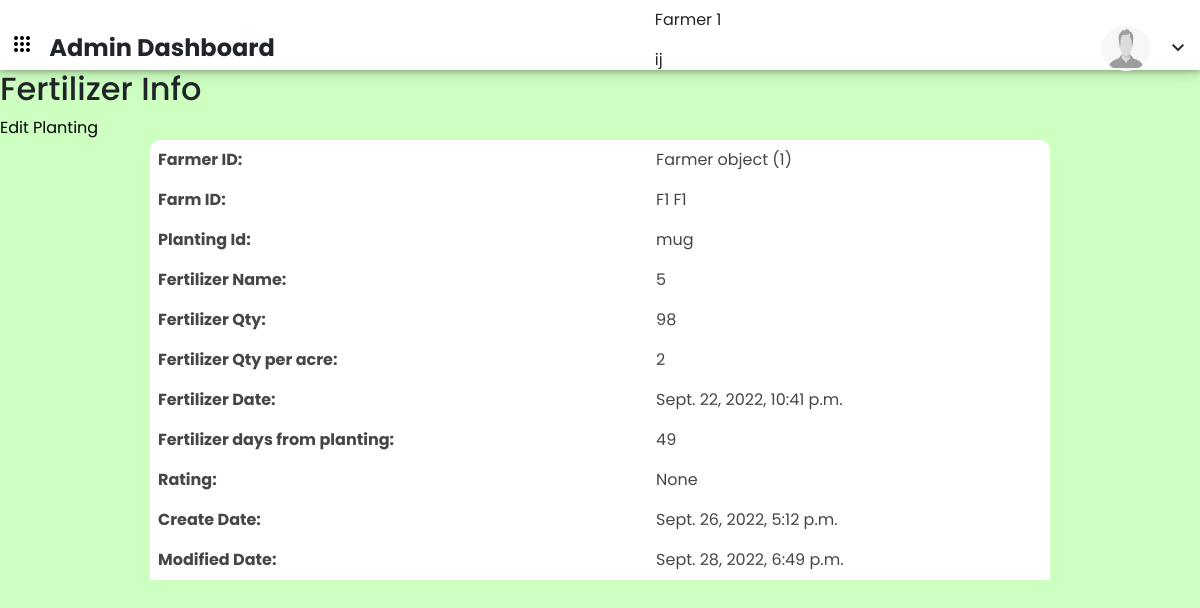
Before: /fertilizer_info/fertilizer_id=6 with the older database file.
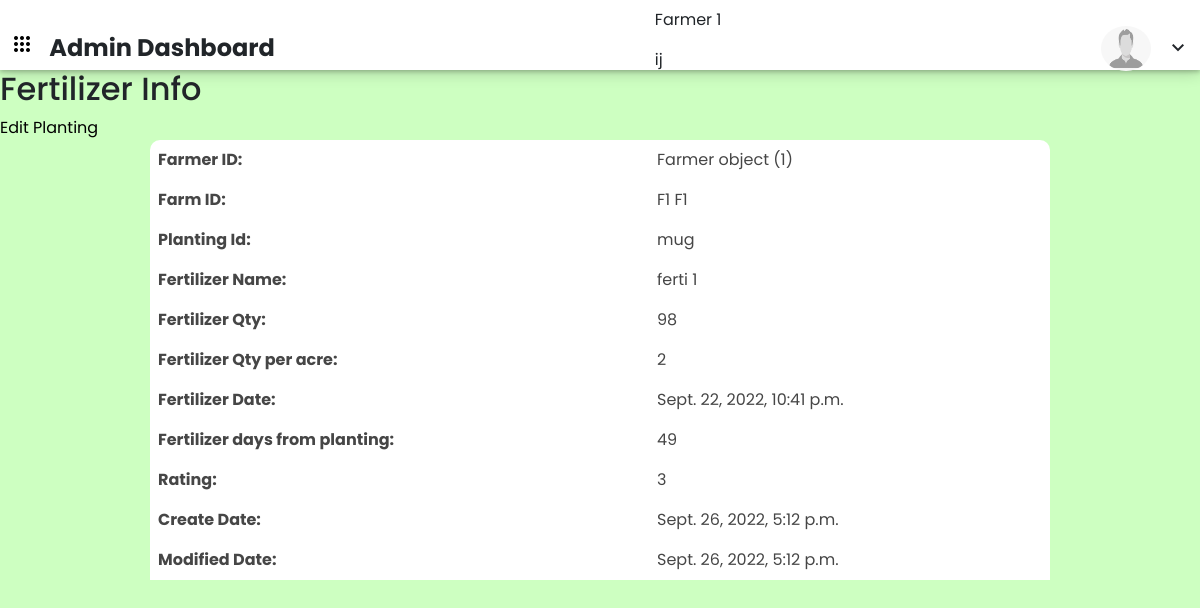
After: the same page with the newer database file.
### adminaccess/models.py (models this page shows)
class Fertilizer(models.Model):
    farmer_id = models.ForeignKey(Farmer, on_delete=models.CASCADE)
    farm_id = models.ForeignKey(Farm_info, on_delete=models.CASCADE)
    planting_id = models.ForeignKey(Planting, on_delete=models.CASCADE)
    fertilizer_name = models.CharField(max_length=50)
    fertilizer_qty = models.CharField(max_length=50,blank=True, null=True)
    fertilizer_qty_per_acre = models.CharField(max_length=50,blank=True, null=True)
    fertilizer_date = models.DateTimeField(blank=True, null=True)
    fertilizer_days_from_planting = models.IntegerField(default=0,blank=True, null=True)
    rating = models.IntegerField(blank=True, null=True)
    create_date = models.DateTimeField(auto_now_add=True,blank=True, null=True)
    modified_date = models.DateTimeField(auto_now=True,blank=True, null=True)

class Farmer(models.Model):
    name = models.CharField(max_length=50)
    phone_number = models.IntegerField()
    address = models.TextField()
    aadhar_number = models.IntegerField(blank=True, null=True)
    family_members = models.IntegerField(blank=True, null=True)
    family_occupation = models.CharField(max_length=50, blank=True, null=True)
    is_access = models.BooleanField(default=False)
    create_date = models.DateTimeField(auto_now_add=True)
    modified_date = models.DateTimeField(auto_now=True)

class Farm_info(models.Model):
    farmer_id = models.ForeignKey(Farmer, on_delete=models.CASCADE)
    farm_nick_name = models.CharField(max_length=50, blank=True, null=True)
    farm_space = models.IntegerField(default=0)
    geo_location = models.CharField(max_length=50, blank=True, null=True)
    farm_village = models.CharField(max_length=50, blank=True, null=True)
    khata_no = models.CharField(max_length=50, blank=True, null=True)
    who_caretaker = models.CharField(max_length=50, blank=True, null=True)
    caretaker = models.CharField(max_length=50, blank=True, null=True)
    caretaker_phone_number = models.IntegerField(blank=True, null=True)
    soil_type = models.CharField(max_length=50, blank=True, null=True)
    water_source = models.CharField(max_length=50, blank=True, null=True)
    water_type = models.CharField(max_length=50, blank=True, null=True)
    water_season = models.CharField(max_length=50, blank=True, null=True)
    create_date = models.DateTimeField(auto_now_add=True)
    modified_date = models.DateTimeField(auto_now=True)

class Planting(models.Model):
    farmer_id = models.ForeignKey(Farmer, on_delete=models.CASCADE)
    farm_id = models.ForeignKey(Farm_info, on_delete=models.CASCADE)
    planting_time = models.DateTimeField(max_length=50, blank=True, null=True)
    plant = models.CharField(max_length=50,blank=True, null=True)
    plant_type = models.CharField(max_length=50,blank=True, null=True)
    planting_area = models.CharField(max_length=50,blank=True, null=True)
    create_date = models.DateTimeField(auto_now_add=True,blank=True, null=True)
    modified_date = models.DateTimeField(auto_now=True,blank=True, null=True)

### adminaccess/views.py (the view)
# urls.py: path('fertilizer_info/fertilizer_id=<int:fertilizer_id>', views.fertilizer_info, name="fertilizer_info"),
def fertilizer_info(request, fertilizer_id):
    fertilizer = Fertilizer.objects.filter(id=fertilizer_id)[0]
    data = {
        'fertilizer':fertilizer,
        'farmer':fertilizer.farmer_id
    }
    return render(request, 'forms/fertilizer_info.html', data)

### templates/forms/fertilizer_info.html
{% extends 'dashboard/basic.html' %}
{% block body %}
{% load static %}
    <h2>Fertilizer Info</h2>
    <table class="table table-borderless table-width-40 farmer_detail">
        <a href="/fertilizer_edit/fertilizer_id={{fertilizer.id}}">Edit Planting</a>
        <tbody>
            <tr>
                <th scope="row">Farmer ID:</th>
                <td>{{fertilizer.farmer_id}}</td>
            </tr>
            <tr>
                <th scope="row">Farm ID:</th>
                <td>{{fertilizer.farm_id.farm_nick_name}}</td>
            </tr>
            <tr>
                <th scope="row">Planting Id:</th>
                <td>{{fertilizer.planting_id.plant}}</td>
            </tr>
            <tr>
                <th scope="row">Fertilizer Name:</th>
                <td>{{fertilizer.fertilizer_name}}</td>
            </tr>
            <tr>
                <th scope="row">Fertilizer Qty:</th>
                <td>{{fertilizer.fertilizer_qty}}</td>
            </tr>
            <tr>
                <th scope="row">Fertilizer Qty per acre:</th>
                <td>{{fertilizer.fertilizer_qty_per_acre}}</td>
            </tr>
            <tr>
                <th scope="row">Fertilizer Date:</th>
                <td>{{fertilizer.fertilizer_date}}</td>
            </tr>
            <tr>
                <th scope="row">Fertilizer days from planting:</th>
                <td>{{fertilizer.fertilizer_days_from_planting}}</td>
            </tr>
            <tr>
                <th scope="row">Rating:</th>
                <td>{{fertilizer.rating}}</td>
            </tr>
            <tr>
                <th scope="row">Create Date:</th>
                <td>{{fertilizer.create_date}}</td>
            </tr>
            <tr>
                <th scope="row">Modified Date:</th>
                <td>{{fertilizer.modified_date}}</td>
            </tr>
        </tbody>
    </table>
{% endblock %}

Changed rows visible on the page:
changed Fertilizer "Farmer object (1)": fertilizer_name "5" → "ferti 1"; rating "None" → "3"; modified_date "Sept. 28, 2022, 6:49 p.m." → "Sept. 26, 2022, 5:12 p.m."
